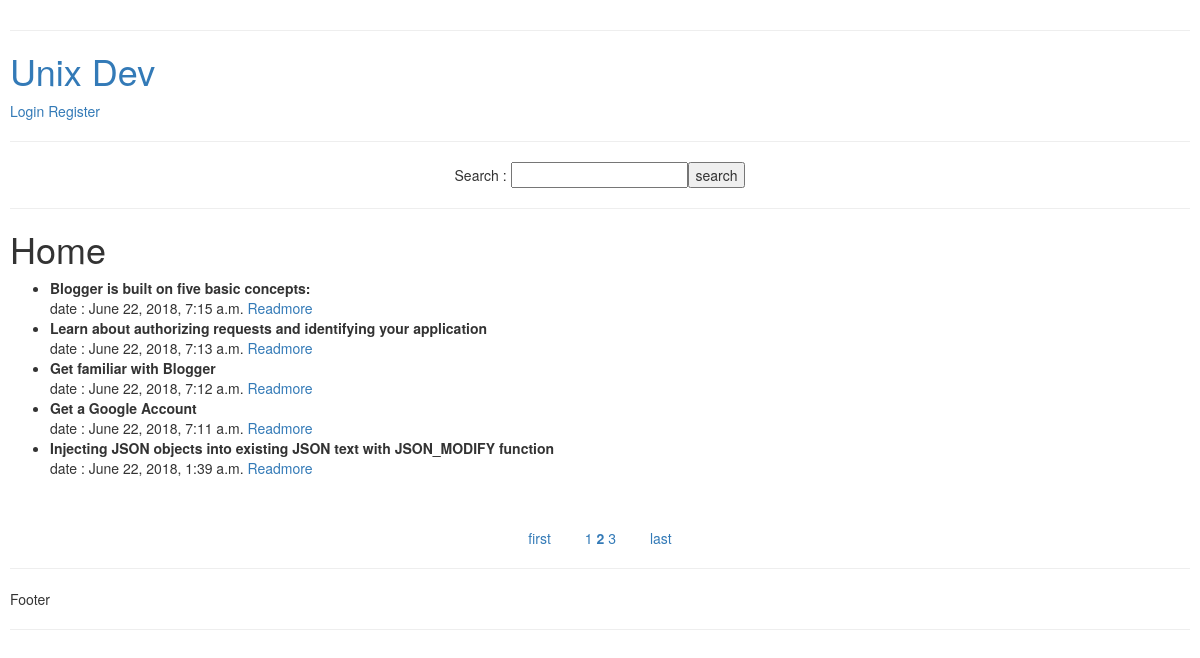
Screenshot of /blog/?page=2 with the database file from the repository.
### blog/models.py (models this page shows, shortened)
class Blog(models.Model):
    user = models.ForeignKey(User, on_delete=models.CASCADE, default=1)
    title = models.CharField(max_length=100)
    content = models.CharField(max_length=255)
    created_at = models.DateTimeField(auto_now_add=True)
    updated_at = models.DateTimeField(auto_now=True)

### blog/views.py (the view)
# urls.py: path('', views.index, name='index'),
def index(request):
    print('index')
    list_title = Blog.objects.order_by('-created_at')
    paginator = Paginator(list_title, 5)
    page = request.GET.get('page')
    blogs = paginator.get_page(page)
    return render(request, 'blog/index.html', {'list' : blogs, 'user' : { 'user_name': request.user ,'status_login': sessionResult(request)}})

### blog/views.py (called while the page is built)
def sessionResult(request):
    if request.session.keys():
        return True
    else:
        return False

### blog/templates/blog/index.html (shortened to what this page needs)
{% extends 'base_layout.html' %}
{% block content %}
    <h1>Home</h1>
    {% if list %}
        <ul>
            {% for item in list %}
                <li style="font-weight: bold">{{item.title}}</li>date : {{item.created_at}} <a href="{% url 'blog:detail' item.id %}">Readmore</a>
            {% endfor %}
        </ul>
        <br>
        <div class="pagination" style="text-align: center; display: block;">
            <a href="?page=1">first</a>
            <div style="display: inline; padding-left: 30px; padding-right: 30px">
                {% for i in list.paginator.page_range %}
                    {% if list.number == i %}
                        <strong><a href="?page={{i}}">{{i}}</a></strong>
                    {% else %}
                        <a href="?page={{i}}">{{i}}</a>
                    {% endif %}
                {% endfor %}
            </div>
            <a href="?page={{ list.paginator.num_pages }}">last</a>
        </div>
    {% else %}
        <p>This blog is Empty</p>
        <button><a href="{% url 'blog:addForm' %}">AddContent</a></button>
    {% endif %}
{% endblock %}

### rows the page displays
Blog: title "Blogger is built on five basic concepts:", created_at "June 22, 2018, 7:15 a.m."
Blog: title "Learn about authorizing requests and identifying your application", created_at "June 22, 2018, 7:13 a.m."
Blog: title "Get familiar with Blogger", created_at "June 22, 2018, 7:12 a.m."
Blog: title "Get a Google Account", created_at "June 22, 2018, 7:11 a.m."
Blog: title "Injecting JSON objects into existing JSON text with JSON_MODIFY function", created_at "June 22, 2018, 1:39 a.m."

### other values shown
{{ i }} "1" "3"
{{ i }} "2"
